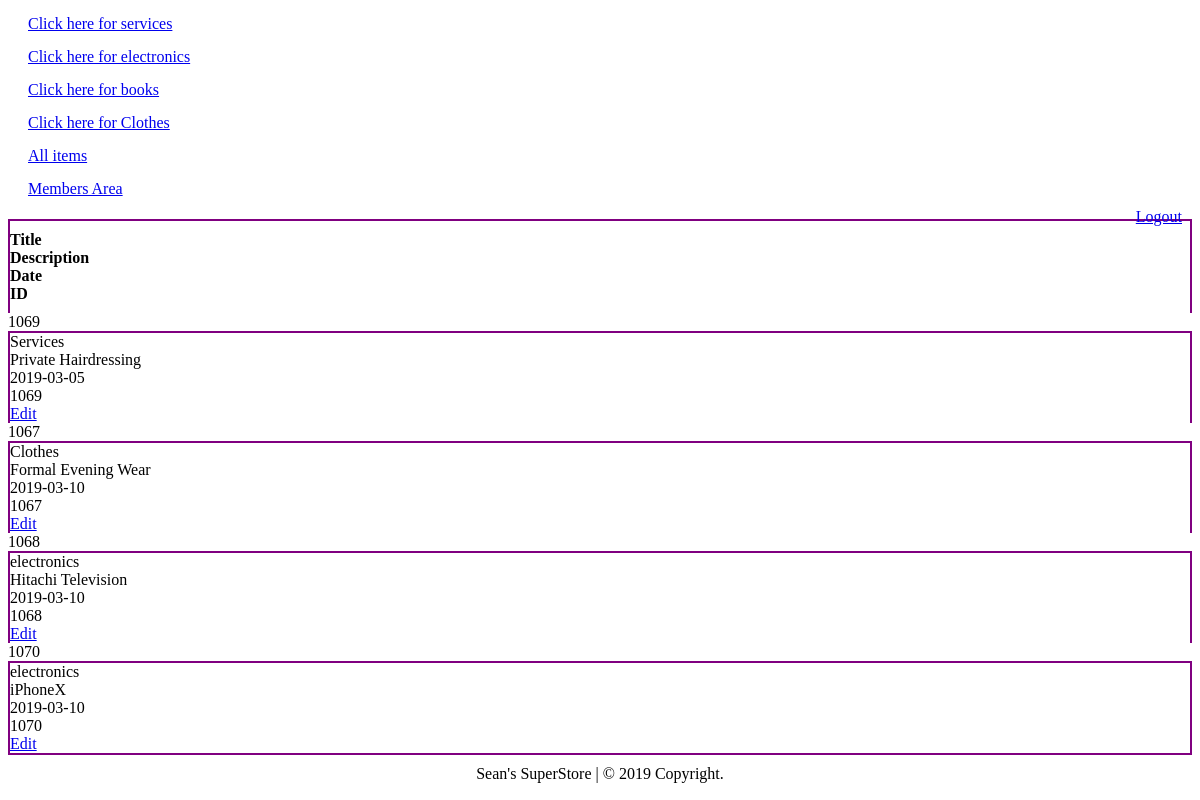
/code/edit.php (signed in), run on the app's committed database.
### tables this page shows
CREATE TABLE `itemsforsale` (
  `id` int(11) NOT NULL,
  `userid` int(11) NOT NULL,
  `itemtype` varchar(255) NOT NULL,
  `itemdescription` varchar(500) NOT NULL,
  `price` decimal(5,2) NOT NULL,
  `path` varchar(150) NOT NULL DEFAULT 'Placeholder.png',
  `available` date NOT NULL
);

### code/edit.php (the view, shortened to what this page needs)
<?php
include('conn.php');
$username = $_SESSION['username'];
$read = "SELECT itemsforsale.* FROM itemsforsale, users WHERE itemsforsale.userid = users.id AND users.username = '$username' ORDER BY available ASC";
$result = $conn->query($read);
?>
<html>
<head>
	<link rel="stylesheet" href="styles.css" type="text/css">
	<link rel="stylesheet" href="//cdn.rawgit.com/necolas/normalize.css/master/normalize.css">
	<link rel="stylesheet" href="//cdn.rawgit.com/milligram/milligram/master/dist/milligram.min.css">
</head>
<body>
	<?php require_once('navbar.php'); ?>
	<div class="container">
			<?php
			$i = 0;
			while($row = $result->fetch_assoc()){
                       $titletext = $row["itemtype"];
					   $itemdescription=$row['itemdescription'];
                        $datetext = $row["available"];
						$idrow= $row['id'];
					if($i == 0){
						echo "
						<div class='row' id='sellerbox' style='font-weight:bold;padding:10px 0;'>
							<div class='column'>Title</div>
							<div class='column'>Description</div>
							<div class='column'>Date</div>
							<div class='column'>ID</div>
							<div class='column'></div>
						</div>
						";
					}
      ?>
				<?php echo $idrow; ?>
				<div class='row' id="sellerbox" >
					<div class='column'> <?php echo $titletext ?> </div>
					<div class='column'> <?php echo $itemdescription ?> </div>
					<div class='column'> <?php echo $datetext ?> </div>
					<div class='column'> <?php echo $idrow ?> </div>
					<div class='column'> <a href='editrow.php?editid=<?php echo $idrow; ?>'>Edit</a>  </div>
				</div>
			<?php
			$i++;
			}
                ?>
		</div>
	<div id='ftext'>
		Sean's SuperStore | &copy; <?php echo date("Y"); ?> Copyright.
	</div>
</body>
</html>

### code/styles.css (style rules this page uses)
#sellerbox { border: 2px solid purple; border-bottom: none; }
#sellerbox:last-child { border-bottom: 2px solid purple; }
#ftext { text-align: center; padding-top: 10px; }

### data on the page
itemsforsale: shows "Title", id "1069", itemtype "Services", itemdescription "Private Hairdressing", available "2019-03-05"
itemsforsale: id "1067", itemtype "Clothes", itemdescription "Formal Evening Wear", available "2019-03-10"
itemsforsale: id "1068", itemtype "electronics", itemdescription "Hitachi Television", available "2019-03-10"
itemsforsale: id "1070", itemtype "electronics", itemdescription "iPhoneX", available "2019-03-10"
